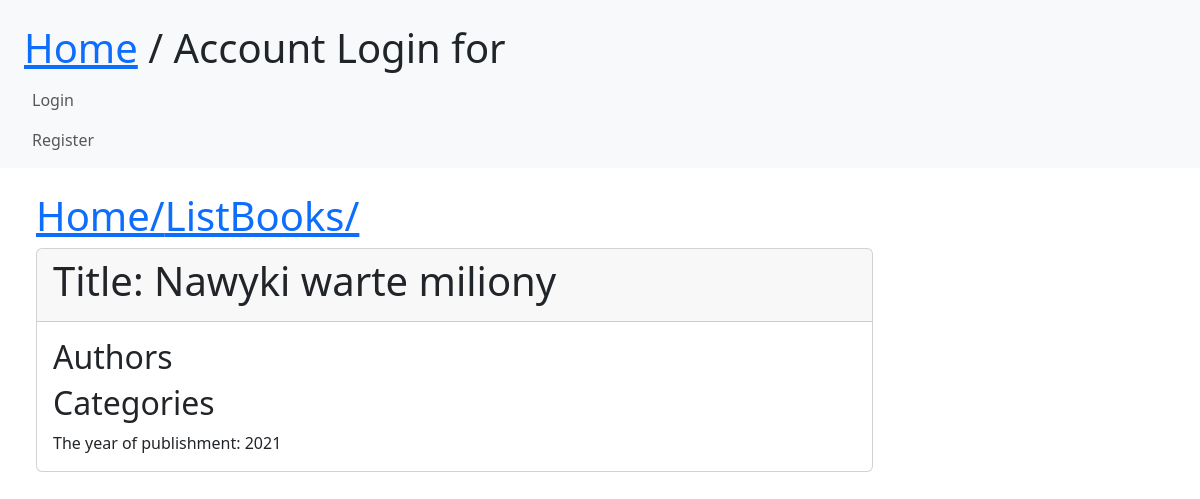
/books/1/, run on an earlier commit of the app's database.
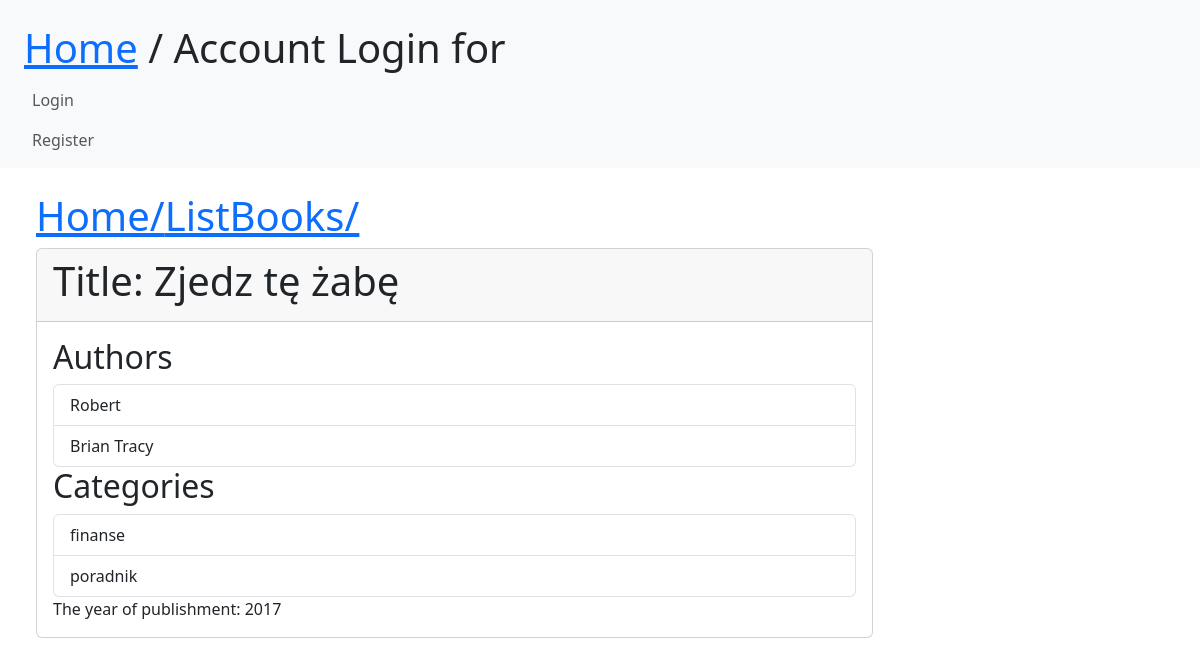
And on a later commit of the database.
### media/models.py (models this page shows, shortened)
class Book(models.Model):
    title = models.CharField(max_length=150)
    year = models.IntegerField(validators=[validate_year])
    authors = models.ManyToManyField(Author, related_name="books")
    categories = models.ManyToManyField(Category)

class Author(models.Model):
    fullname = models.CharField(max_length=128, null=True)
    def __str__(self):
        return self.fullname

class Category(models.Model):
    name = models.CharField(max_length=64)
    def __str__(self):
        return self.name

### media/views.py (the view)
# urls.py: path('books/<int:pk>/', BookDetailView.as_view(), name='detail_books'),
class BookDetailView(View):
    def get(self, request, pk):
        ksiazka = Book.objects.get(pk=pk)
        form = BookAddForm()
        return render(request, 'detailbook.html', {'book': ksiazka, 'form':form})

### media/templates/detailbook.html (shortened to what this page needs)
{% extends 'base.html' %}
{% block content %}
<body>
<h1 class="text-2xl leading-none text-gray-900 tracking-tight mt-3"><a href="/">Home/</a><a href="/books/">ListBooks/</a> </h1>
</body>
<div class="card w-75">
    <div class="card-header">
        <h1> Title: {{ book.title }}</h1>
    </div>
    <div class="card-body">
        <h2> Authors</h2>
        <ul class="list-group">
            {% for author in book.authors.all %}
            <li class="list-group-item">{{ author }}</li>
            {% endfor %}
        </ul>
        <h2> Categories</h2>
        <ul class="list-group">
            {% for category in book.categories.all %}
            <li class="list-group-item">{{ category }}</li>
            {% endfor %}
        </ul>
        <div> The year of publishment: {{ book.year}}</div>
    </div>
</div>
{% endblock %}

What changed in the data, as far as the page shows it:
changed Book: title "Nawyki warte miliony" → "Zjedz tę żabę"; year "2021" → "2017"
added Author: fullname "Robert"
added Author: fullname "Brian Tracy"
now on this page (row edited): Category: name "finanse"
now on this page (row edited): Category: name "poradnik"
